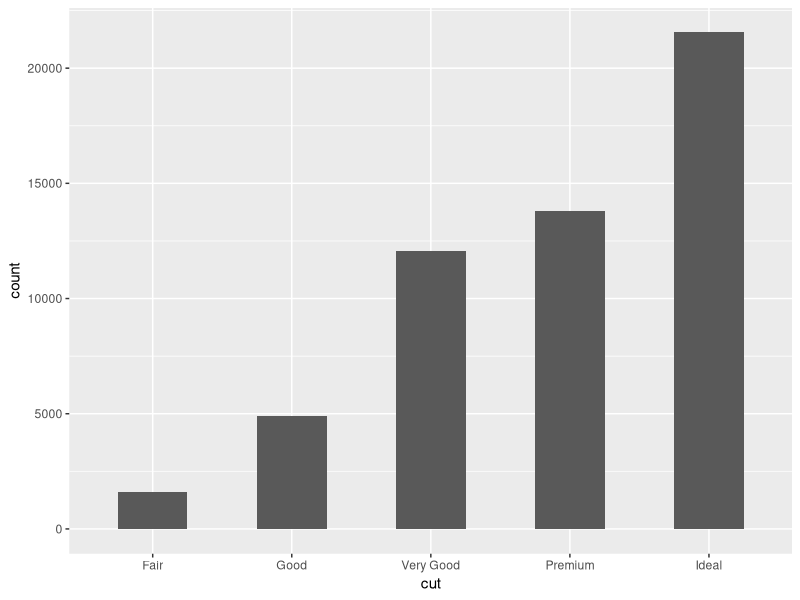
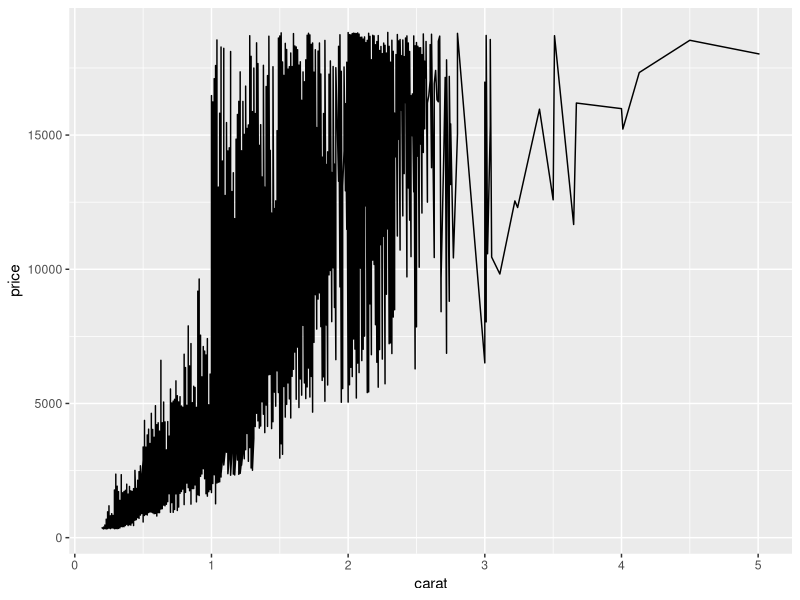

Write the R code that produced these figures, in order.
library(ggplot2)

# 2
data("diamonds")
ggplot (diamonds, aes(x = cut) ) + 
  geom_bar (width = 0.5)


# 3
ggplot(diamonds, aes(x = carat, y = price) ) +
  geom_line()
